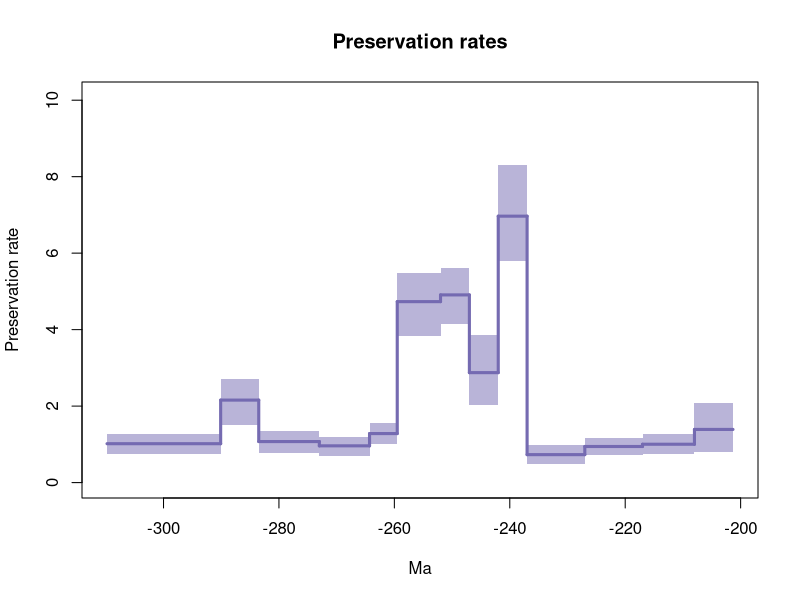

This chart was generated by the following R code:
library(scales)


#pdf(file='C:\Users\SimoesLabAdmin\Documents\BDNN_Arielli\synapsida\mcmc_no_predictors\A_mcmc_200_iterations/synapsida_pyrate_1_A_mcmc_G_BD1-1_mcmc_RTT_Qrates.pdf',width=0.6*9, height=0.6*7)
#pdf with forward slashes
pdf(file='C:/Users/SimoesLabAdmin/Documents/BDNN_Arielli/synapsida/mcmc_no_predictors/A_mcmc_200_iterations/synapsida_pyrate_1_A_mcmc_G_BD1-1_mcmc_RTT_Qrates.pdf',width=0.6*9, height=0.6*7)
age = c(-309.78617734745336, -290.1)
Q_mean = 1.0169217104994233
Q_hpd_m = 0.7548111538940768
Q_hpd_M = 1.2578147009895015
plot(age,age,type = 'n', ylim = c(0, 10.072897057684123), xlim = c(-309.78617734745336,-201.32850173484906), ylab = 'Preservation rate', xlab = 'Ma',main='Preservation rates' )
segments(x0=age[1], y0 = Q_mean, x1 = age[2], y1 = Q_mean, col = "#756bb1", lwd=3)
polygon( c(age, rev(age)), c(Q_hpd_m, Q_hpd_m, Q_hpd_M, Q_hpd_M), col = alpha("#756bb1",0.5), border = NA)
age = c(-290.1, -283.5)
Q_mean = 2.157011306418906
Q_hpd_m = 1.5179203244100812
Q_hpd_M = 2.7202570538112676
segments(x0=age[1], y0 = 1.0169217104994233, x1 = age[1], y1 = Q_mean, col = "#756bb1", lwd=3)
segments(x0=age[1], y0 = Q_mean, x1 = age[2], y1 = Q_mean, col = "#756bb1", lwd=3)
polygon( c(age, rev(age)), c(Q_hpd_m, Q_hpd_m, Q_hpd_M, Q_hpd_M), col = alpha("#756bb1",0.5), border = NA)
age = c(-283.5, -273.0)
Q_mean = 1.0734045702321529
Q_hpd_m = 0.7792224701041202
Q_hpd_M = 1.346023227465958
segments(x0=age[1], y0 = 2.157011306418906, x1 = age[1], y1 = Q_mean, col = "#756bb1", lwd=3)
segments(x0=age[1], y0 = Q_mean, x1 = age[2], y1 = Q_mean, col = "#756bb1", lwd=3)
polygon( c(age, rev(age)), c(Q_hpd_m, Q_hpd_m, Q_hpd_M, Q_hpd_M), col = alpha("#756bb1",0.5), border = NA)
age = c(-273.0, -264.3)
Q_mean = 0.9608425146007965
Q_hpd_m = 0.6992287652021493
Q_hpd_M = 1.1956216165072864
segments(x0=age[1], y0 = 1.0734045702321529, x1 = age[1], y1 = Q_mean, col = "#756bb1", lwd=3)
segments(x0=age[1], y0 = Q_mean, x1 = age[2], y1 = Q_mean, col = "#756bb1", lwd=3)
polygon( c(age, rev(age)), c(Q_hpd_m, Q_hpd_m, Q_hpd_M, Q_hpd_M), col = alpha("#756bb1",0.5), border = NA)
age = c(-264.3, -259.5)
Q_mean = 1.2820967393134108
Q_hpd_m = 0.9964075975388166
Q_hpd_M = 1.5482276837685465
segments(x0=age[1], y0 = 0.9608425146007965, x1 = age[1], y1 = Q_mean, col = "#756bb1", lwd=3)
segments(x0=age[1], y0 = Q_mean, x1 = age[2], y1 = Q_mean, col = "#756bb1", lwd=3)
polygon( c(age, rev(age)), c(Q_hpd_m, Q_hpd_m, Q_hpd_M, Q_hpd_M), col = alpha("#756bb1",0.5), border = NA)
age = c(-259.5, -252.0)
Q_mean = 4.732389851152214
Q_hpd_m = 3.8259179642325143
Q_hpd_M = 5.491784645427156
segments(x0=age[1], y0 = 1.2820967393134108, x1 = age[1], y1 = Q_mean, col = "#756bb1", lwd=3)
segments(x0=age[1], y0 = Q_mean, x1 = age[2], y1 = Q_mean, col = "#756bb1", lwd=3)
polygon( c(age, rev(age)), c(Q_hpd_m, Q_hpd_m, Q_hpd_M, Q_hpd_M), col = alpha("#756bb1",0.5), border = NA)
age = c(-252.0, -247.0)
Q_mean = 4.908115367095281
Q_hpd_m = 4.155735429705735
Q_hpd_M = 5.599469763644808
segments(x0=age[1], y0 = 4.732389851152214, x1 = age[1], y1 = Q_mean, col = "#756bb1", lwd=3)
segments(x0=age[1], y0 = Q_mean, x1 = age[2], y1 = Q_mean, col = "#756bb1", lwd=3)
polygon( c(age, rev(age)), c(Q_hpd_m, Q_hpd_m, Q_hpd_M, Q_hpd_M), col = alpha("#756bb1",0.5), border = NA)
age = c(-247.0, -242.0)
Q_mean = 2.8748851704149923
Q_hpd_m = 2.0160924433542493
Q_hpd_M = 3.8530664625950988
segments(x0=age[1], y0 = 4.908115367095281, x1 = age[1], y1 = Q_mean, col = "#756bb1", lwd=3)
segments(x0=age[1], y0 = Q_mean, x1 = age[2], y1 = Q_mean, col = "#756bb1", lwd=3)
polygon( c(age, rev(age)), c(Q_hpd_m, Q_hpd_m, Q_hpd_M, Q_hpd_M), col = alpha("#756bb1",0.5), border = NA)
age = c(-242.0, -237.0)
Q_mean = 6.9670287904203345
Q_hpd_m = 5.78430200930897
Q_hpd_M = 8.297260168113253
segments(x0=age[1], y0 = 2.8748851704149923, x1 = age[1], y1 = Q_mean, col = "#756bb1", lwd=3)
segments(x0=age[1], y0 = Q_mean, x1 = age[2], y1 = Q_mean, col = "#756bb1", lwd=3)
polygon( c(age, rev(age)), c(Q_hpd_m, Q_hpd_m, Q_hpd_M, Q_hpd_M), col = alpha("#756bb1",0.5), border = NA)
age = c(-237.0, -227.0)
Q_mean = 0.7309629473508761
Q_hpd_m = 0.48496623989670895
Q_hpd_M = 0.9944205329477436
segments(x0=age[1], y0 = 6.9670287904203345, x1 = age[1], y1 = Q_mean, col = "#756bb1", lwd=3)
segments(x0=age[1], y0 = Q_mean, x1 = age[2], y1 = Q_mean, col = "#756bb1", lwd=3)
polygon( c(age, rev(age)), c(Q_hpd_m, Q_hpd_m, Q_hpd_M, Q_hpd_M), col = alpha("#756bb1",0.5), border = NA)
age = c(-227.0, -217.0)
Q_mean = 0.9439231034851555
Q_hpd_m = 0.7216172504293453
Q_hpd_M = 1.1758510002614146
segments(x0=age[1], y0 = 0.7309629473508761, x1 = age[1], y1 = Q_mean, col = "#756bb1", lwd=3)
segments(x0=age[1], y0 = Q_mean, x1 = age[2], y1 = Q_mean, col = "#756bb1", lwd=3)
polygon( c(age, rev(age)), c(Q_hpd_m, Q_hpd_m, Q_hpd_M, Q_hpd_M), col = alpha("#756bb1",0.5), border = NA)
age = c(-217.0, -208.0)
Q_mean = 1.0024209183612292
Q_hpd_m = 0.7425941666298608
Q_hpd_M = 1.2676467474648774
segments(x0=age[1], y0 = 0.9439231034851555, x1 = age[1], y1 = Q_mean, col = "#756bb1", lwd=3)
segments(x0=age[1], y0 = Q_mean, x1 = age[2], y1 = Q_mean, col = "#756bb1", lwd=3)
polygon( c(age, rev(age)), c(Q_hpd_m, Q_hpd_m, Q_hpd_M, Q_hpd_M), col = alpha("#756bb1",0.5), border = NA)
age = c(-208.0, -201.32850173484906)
Q_mean = 1.3902164352327013
Q_hpd_m = 0.7895886516852824
Q_hpd_M = 2.08789390884305
segments(x0=age[1], y0 = 1.0024209183612292, x1 = age[1], y1 = Q_mean, col = "#756bb1", lwd=3)
segments(x0=age[1], y0 = Q_mean, x1 = age[2], y1 = Q_mean, col = "#756bb1", lwd=3)
polygon( c(age, rev(age)), c(Q_hpd_m, Q_hpd_m, Q_hpd_M, Q_hpd_M), col = alpha("#756bb1",0.5), border = NA)
n <- dev.off()
